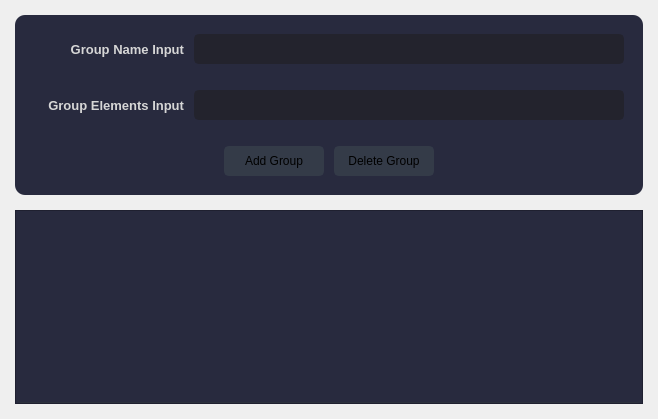
            <widget class="QWidget" name="GroupElm_Widget">
             <layout class="QVBoxLayout" name="verticalLayout_13">
              <property name="spacing">
               <number>15</number>
              </property>
              <property name="leftMargin">
               <number>15</number>
              </property>
              <property name="topMargin">
               <number>15</number>
              </property>
              <property name="rightMargin">
               <number>15</number>
              </property>
              <property name="bottomMargin">
               <number>15</number>
              </property>
              <item>
               <widget class="QFrame" name="AddGroup_Frame">
                <property name="minimumSize">
                 <size>
                  <width>0</width>
                  <height>180</height>
                 </size>
                </property>
                <property name="maximumSize">
                 <size>
                  <width>16777215</width>
                  <height>270</height>
                 </size>
                </property>
                <property name="styleSheet">
                 <string notr="true">background-color: rgb(40, 42, 62);
border-radius:10px;
</string>
                </property>
                <property name="frameShape">
                 <enum>QFrame::StyledPanel</enum>
                </property>
                <property name="frameShadow">
                 <enum>QFrame::Raised</enum>
                </property>
                <layout class="QVBoxLayout" name="verticalLayout_14">
                 <item>
                  <widget class="QFrame" name="GroupName_Frame">
                   <property name="frameShape">
                    <enum>QFrame::StyledPanel</enum>
                   </property>
                   <property name="frameShadow">
                    <enum>QFrame::Raised</enum>
                   </property>
                   <layout class="QHBoxLayout" name="horizontalLayout_14">
                    <property name="spacing">
                     <number>10</number>
                    </property>
                    <property name="leftMargin">
                     <number>10</number>
                    </property>
                    <property name="topMargin">
                     <number>0</number>
                    </property>
                    <property name="rightMargin">
                     <number>10</number>
                    </property>
                    <property name="bottomMargin">
                     <number>0</number>
                    </property>
                    <item>
                     <widget class="QLabel" name="GroupName_Label">
                      <property name="minimumSize">
                       <size>
                        <width>150</width>
                        <height>30</height>
                       </size>
                      </property>
                      <property name="maximumSize">
                       <size>
                        <width>150</width>
                        <height>30</height>
                       </size>
                      </property>
                      <property name="font">
                       <font>
                        <family>Segoe UI</family>
                        <pointsize>10</pointsize>
                        <weight>75</weight>
                        <bold>true</bold>
                       </font>
                      </property>
                      <property name="styleSheet">
                       <string notr="true">color: rgb(214, 214, 214);</string>
                      </property>
                      <property name="text">
                       <string>Group Name Input</string>
                      </property>
                      <property name="alignment">
                       <set>Qt::AlignRight|Qt::AlignTrailing|Qt::AlignVCenter</set>
                      </property>
                     </widget>
                    </item>
                    <item>
                     <widget class="QLineEdit" name="GroupName_LineEdit">
                      <property name="minimumSize">
                       <size>
                        <width>0</width>
                        <height>30</height>
                       </size>
                      </property>
                      <property name="font">
                       <font>
                        <family>Segoe UI</family>
                        <pointsize>9</pointsize>
                        <italic>false</italic>
                       </font>
                      </property>
                      <property name="styleSheet">
                       <string notr="true">QLineEdit {
	background-color: rgb(35, 35, 45);
	border-radius: 5px;
	border: 2px solid rgb(35, 35, 45);
	padding-left: 10px;
}
QLineEdit:hover {
	border: 2px solid rgb(64, 71, 88);
}
QLineEdit:focus {
	border: 2px solid rgb(91, 101, 124);
}</string>
                      </property>
                     </widget>
                    </item>
                   </layout>
                  </widget>
                 </item>
                 <item>
                  <widget class="QFrame" name="GroupElms_Frame">
                   <property name="frameShape">
                    <enum>QFrame::StyledPanel</enum>
                   </property>
                   <property name="frameShadow">
                    <enum>QFrame::Raised</enum>
                   </property>
                   <layout class="QHBoxLayout" name="horizontalLayout_13">
                    <property name="spacing">
                     <number>10</number>
                    </property>
                    <property name="leftMargin">
                     <number>10</number>
                    </property>
                    <property name="topMargin">
                     <number>0</number>
                    </property>
                    <property name="rightMargin">
                     <number>10</number>
                    </property>
                    <property name="bottomMargin">
                     <number>0</number>
                    </property>
                    <item>
                     <widget class="QLabel" name="GroupElms_Label">
                      <property name="minimumSize">
                       <size>
                        <width>150</width>
                        <height>30</height>
                       </size>
                      </property>
                      <property name="maximumSize">
                       <size>
                        <width>150</width>
                        <height>30</height>
                       </size>
                      </property>
                      <property name="font">
                       <font>
                        <family>Segoe UI</family>
                        <pointsize>10</pointsize>
                        <weight>75</weight>
                        <bold>true</bold>
                       </font>
                      </property>
                      <property name="styleSheet">
                       <string notr="true">color: rgb(214, 214, 214);</string>
                      </property>
                      <property name="text">
                       <string>Group Elements Input</string>
                      </property>
                      <property name="alignment">
                       <set>Qt::AlignRight|Qt::AlignTrailing|Qt::AlignVCenter</set>
                      </property>
                     </widget>
                    </item>
                    <item>
                     <widget class="QLineEdit" name="GroupElms_LineEdit">
                      <property name="minimumSize">
                       <size>
                        <width>0</width>
                        <height>30</height>
                       </size>
                      </property>
                      <property name="font">
                       <font>
                        <family>Segoe UI</family>
                        <pointsize>9</pointsize>
                       </font>
                      </property>
                      <property name="focusPolicy">
                       <enum>Qt::NoFocus</enum>
                      </property>
                      <property name="styleSheet">
                       <string notr="true">QLineEdit {
	background-color: rgb(35, 35, 45);
	border-radius: 5px;
	border: 2px solid rgb(35, 35, 45);
	padding-left: 10px;
}
QLineEdit:hover {
	border: 2px solid rgb(64, 71, 88);
}
QLineEdit:focus {
	border: 2px solid rgb(91, 101, 124);
}</string>
                      </property>
                     </widget>
                    </item>
                   </layout>
                  </widget>
                 </item>
                 <item>
                  <widget class="QFrame" name="Add_Btns_Frame">
                   <property name="frameShape">
                    <enum>QFrame::StyledPanel</enum>
                   </property>
                   <property name="frameShadow">
                    <enum>QFrame::Raised</enum>
                   </property>
                   <layout class="QHBoxLayout" name="horizontalLayout_15">
                    <property name="spacing">
                     <number>10</number>
                    </property>
                    <property name="leftMargin">
                     <number>200</number>
                    </property>
                    <property name="topMargin">
                     <number>0</number>
                    </property>
                    <property name="rightMargin">
                     <number>200</number>
                    </property>
                    <property name="bottomMargin">
                     <number>0</number>
                    </property>
                    <item>
                     <widget class="QPushButton" name="AddGroup_Btn">
                      <property name="minimumSize">
                       <size>
                        <width>100</width>
                        <height>30</height>
                       </size>
                      </property>
                      <property name="maximumSize">
                       <size>
                        <width>100</width>
                        <height>30</height>
                       </size>
                      </property>
                      <property name="font">
                       <font>
                        <family>Segoe UI</family>
                        <pointsize>9</pointsize>
                       </font>
                      </property>
                      <property name="styleSheet">
                       <string notr="true">QPushButton {
	border: 2px solid rgb(52, 59, 72);
	border-radius: 5px;	
	background-color: rgb(52, 59, 72);
}
QPushButton:hover {
	background-color: rgb(57, 65, 80);
	border: 2px solid rgb(61, 70, 86);
}
QPushButton:pressed {	
	background-color: rgb(217, 4, 41);
	border: 2px solid rgb(43, 50, 61);
}</string>
                      </property>
                      <property name="text">
                       <string>Add Group</string>
                      </property>
                     </widget>
                    </item>
                    <item>
                     <widget class="QPushButton" name="DelGroup_Btn">
                      <property name="minimumSize">
                       <size>
                        <width>100</width>
                        <height>30</height>
                       </size>
                      </property>
                      <property name="maximumSize">
                       <size>
                        <width>100</width>
                        <height>30</height>
                       </size>
                      </property>
                      <property name="font">
                       <font>
                        <family>Segoe UI</family>
                        <pointsize>9</pointsize>
                       </font>
                      </property>
                      <property name="styleSheet">
                       <string notr="true">QPushButton {
	border: 2px solid rgb(52, 59, 72);
	border-radius: 5px;	
	background-color: rgb(52, 59, 72);
}
QPushButton:hover {
	background-color: rgb(57, 65, 80);
	border: 2px solid rgb(61, 70, 86);
}
QPushButton:pressed {	
	background-color: rgb(217, 4, 41);
	border: 2px solid rgb(43, 50, 61);
}</string>
                      </property>
                      <property name="text">
                       <string>Delete Group</string>
                      </property>
                     </widget>
                    </item>
                   </layout>
                  </widget>
                 </item>
                </layout>
               </widget>
              </item>
              <item>
               <widget class="QFrame" name="GroupElm_Table_Frem">
                <property name="styleSheet">
                 <string notr="true">background-color: rgb(40, 42, 62);

</string>
                </property>
                <property name="frameShape">
                 <enum>QFrame::StyledPanel</enum>
                </property>
                <property name="frameShadow">
                 <enum>QFrame::Raised</enum>
                </property>
                <layout class="QVBoxLayout" name="verticalLayout_15">
                 <property name="spacing">
                  <number>0</number>
                 </property>
                 <property name="leftMargin">
                  <number>0</number>
                 </property>
                 <property name="topMargin">
                  <number>0</number>
                 </property>
                 <property name="rightMargin">
                  <number>0</number>
                 </property>
                 <property name="bottomMargin">
                  <number>0</number>
                 </property>
                 <item>
                  <widget class="QTableWidget" name="GroupElm_TableWidget">
                   <property name="styleSheet">
                    <string notr="true">QTableWidget {	
	background-color: rgb(40, 42, 62);
	padding: 10px;
	border-radius: 5px;
	gridline-color: rgb(44, 49, 60);
	border-bottom: 1px solid rgb(44, 49, 60);
}
QTableWidget::item{
	border-color: rgb(44, 49, 60);
	padding-left: 5px;
	padding-right: 5px;
	gridline-color: rgb(44, 49, 60);
}
QTableWidget::item:selected{
	background-color: rgb(141, 153, 174);
}
QScrollBar:horizontal {
    border: none;
    background: rgb(52, 59, 72);
    height: 14px;
    margin: 0px 21px 0 21px;
	border-radius: 0px;
}
 QScrollBar:vertical {
	border: none;
    background: rgb(52, 59, 72);
    width: 14px;
    margin: 21px 0 21px 0;
	border-radius: 0px;
 }
QHeaderView::section{
	Background-color: rgb(39, 44, 54);
	max-width: 30px;
	border: 1px solid rgb(44, 49, 60);
	border-style: none;
    border-bottom: 1px solid rgb(44, 49, 60);
    border-right: 1px solid rgb(44, 49, 60);
}
QTableWidget::horizontalHeader {	
	background-color: rgb(239, 35, 60);
}
QHeaderView::section:horizontal
{
    border: 1px solid rgb(32, 34, 42);
	background-color: rgb(27, 29, 35);
	padding: 3px;
	border-top-left-radius: 7px;
    border-top-right-radius: 7px;
}
QHeaderView::section:vertical
{
    border: 1px solid rgb(44, 49, 60);
}
</string>
                   </property>
                  </widget>
                 </item>
                </layout>
               </widget>
              </item>
             </layout>
            </widget>
